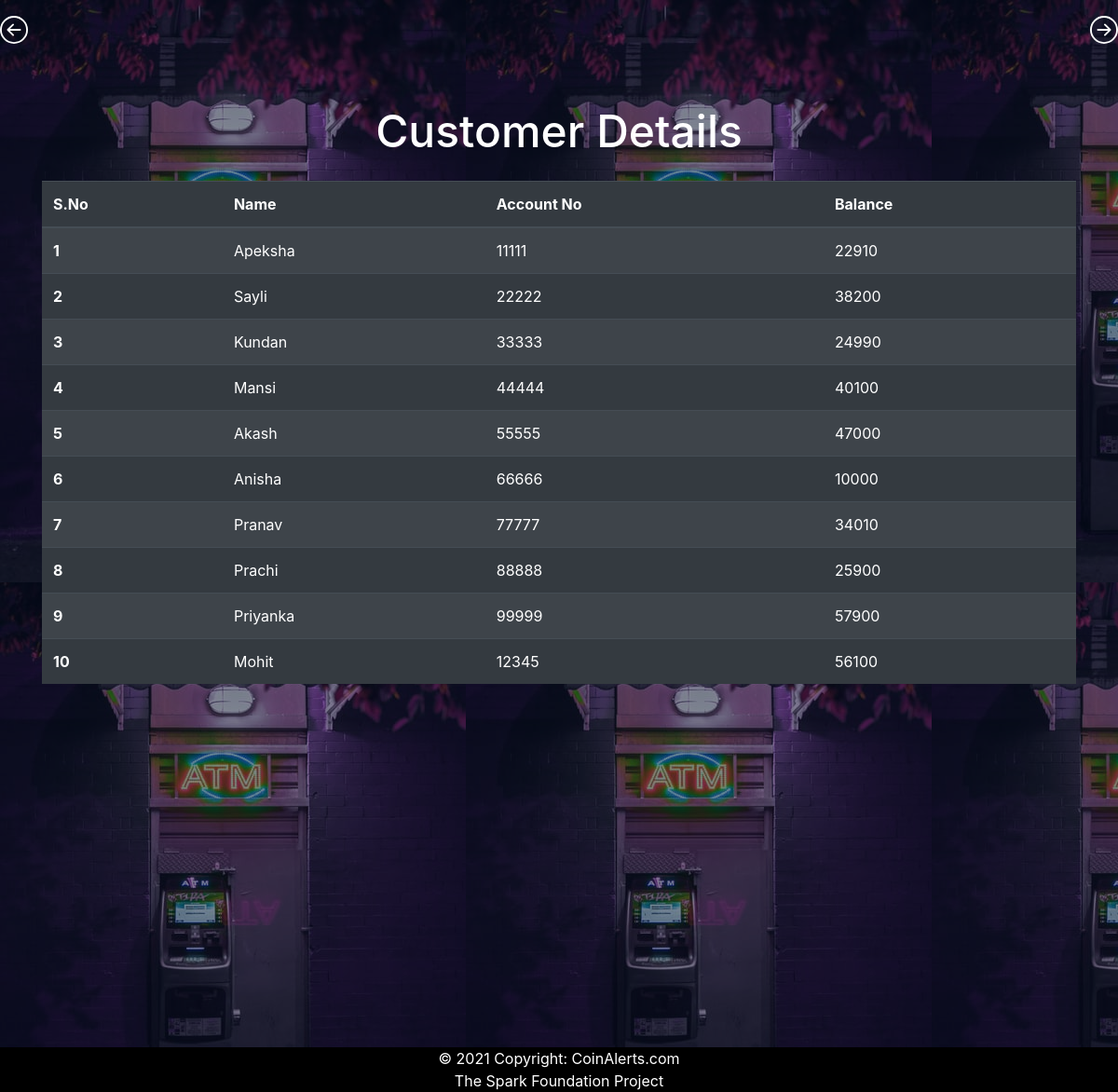
The page /account.php on the database its author committed.
### tables this page shows
CREATE TABLE `userdetails` (
  `id` int(2) NOT NULL,
  `Holders_Name` varchar(20) NOT NULL,
  `Account_No` int(5) NOT NULL,
  `balance` varchar(9) NOT NULL
);

### account.php (the view, shortened to what this page needs)
<!DOCTYPE html>
<html lang="en">
<head>
    <link rel="stylesheet" href="https://stackpath.bootstrapcdn.com/bootstrap/4.3.1/css/bootstrap.min.css"
>
</head>
<body>
<div class="arrow">
        <div><a href="home.php"></a></div>
        <div> <a href="transfer.php"></a></div>
    </div>
    <div class="container table-responsive-sm my-5">
        <h1 class="form-h text-center text-white my-4 mt-0">Customer Details</h1>
        <table class="table table-dark table-striped">
            <thead>
                <tr>
                    <th scope="col">S.No</th>
                    <th scope="col">Name</th>
                    <th scope="col">Account No</th>
                    <th scope="col">Balance</th>
                </tr>
            </thead>
            <tbody>
                <?php
        include 'connection.php';
        $sql = "SELECT * FROM `userdetails`";
        $result = mysqli_query($conn, $sql);
        $i = 1;
        while ($row = mysqli_fetch_assoc($result)) {
        ?>
                <tr>
                    <th scope="row"><?php echo $i++; ?></th>
                    <td> <?php echo "$row[Holders_Name]"  ?> </td>
                    <td> <?php echo "$row[Account_No]" ?> </td>
                    <td> <?php echo "$row[balance]" ?> </td>
                </tr>
                <?php
        }
        ?>
            </tbody>
        </table>
    </div>
    <footer class="page-footer fixed-bottom font-small unique-color-dark pt-4">
        <div class="footer-copyright text-center" style="color: white; background: black;">© 2021 Copyright:
            CoinAlerts.com <br>The Spark Foundation Project
        </div>
    </footer>
</body>
</html>

### account.php (style rules this page uses)
body { background: url('images/img1-bank.jpg'); }
body::before { background: #040e27; position: absolute; left: 0; top: 0; min-width: 100%; min-height: 110%; content: ''; opacity: .5; z-index: -1; }
.container h1 { font-size: 6vh; }
.arrow { display: flex; justify-content: space-between; }

### rows shown on the page
userdetails: Holders_Name "Apeksha", Account_No "11111", balance "22910"
userdetails: Holders_Name "Sayli", Account_No "22222", balance "38200"
userdetails: Holders_Name "Kundan", Account_No "33333", balance "24990"
userdetails: Holders_Name "Mansi", Account_No "44444", balance "40100"
userdetails: Holders_Name "Akash", Account_No "55555", balance "47000"
userdetails: Holders_Name "Anisha", Account_No "66666", balance "10000"
userdetails: Holders_Name "Pranav", Account_No "77777", balance "34010"
userdetails: Holders_Name "Prachi", Account_No "88888", balance "25900"
userdetails: Holders_Name "Priyanka", Account_No "99999", balance "57900"
userdetails: Holders_Name "Mohit", Account_No "12345", balance "56100"
